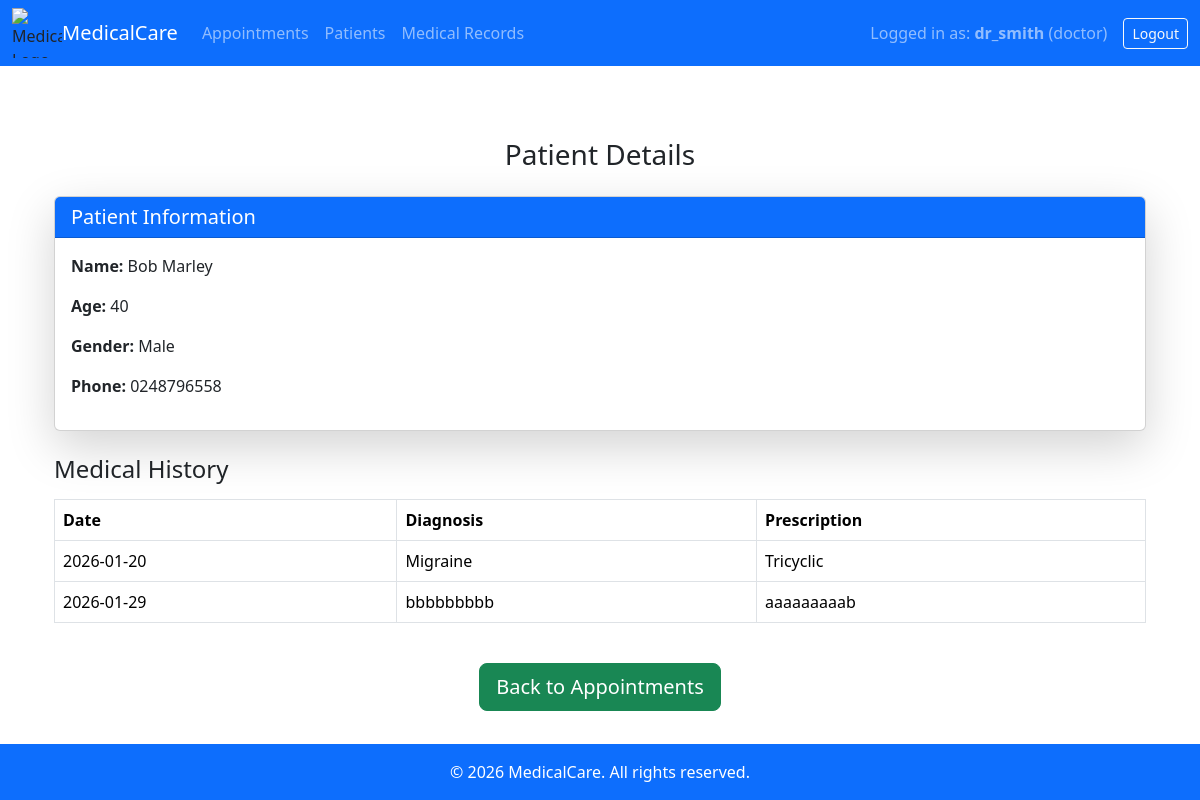
The app's page /doctor/patient/2 (signed in) with its own data.
### models.py (models this page shows)
class Patient(db.Model):
    id = db.Column(db.Integer, primary_key=True)
    user_id = db.Column(db.Integer, db.ForeignKey("user.id"), nullable=False)
    name = db.Column(db.String(100), nullable=False)
    age = db.Column(db.Integer, nullable=False)
    gender = db.Column(db.String(10), nullable=False)
    phone = db.Column(db.String(20), nullable=True)
    appointments = db.relationship("Appointment", backref="patient", lazy=True)

class MedicalRecord(db.Model):
    id = db.Column(db.Integer, primary_key=True)
    appointment_id = db.Column(db.Integer, db.ForeignKey("appointment.id"), nullable=False)
    diagnosis = db.Column(db.Text, nullable=False)
    prescription = db.Column(db.Text, nullable=False)

class Appointment(db.Model):
    id = db.Column(db.Integer, primary_key=True)
    patient_id = db.Column(db.Integer, db.ForeignKey("patient.id"), nullable=False)
    doctor_id = db.Column(db.Integer, db.ForeignKey("doctor.id"), nullable=False)
    date = db.Column(db.Date, nullable=False)           # <- Change from String to Date
    time = db.Column(db.Time, nullable=True)
    status = db.Column(db.String(50), nullable=False, default="Pending")
    medical_record = db.relationship("MedicalRecord", backref="appointment", uselist=False)

### app.py (the view)
@app.route("/doctor/patient/<int:patient_id>")
@role_required("doctor")
def doctor_view_patient(patient_id):
    doctor = get_user("doctor")
    patient = Patient.query.get_or_404(patient_id)
    records = MedicalRecord.query.join(Appointment).filter(Appointment.patient_id == patient.id).all()
    return render_template("doctor_patient_detail.html", patient=patient, records=records)

### app.py (called while the page is built)
@app.context_processor
def inject_now():
    return {'current_year': datetime.now().year}

def role_required(role):
    def decorator(f):
        @wraps(f)
        def wrapper(*args, **kwargs):
            if "role" not in session or session["role"] != role:
                abort(403)
            return f(*args, **kwargs)
        return wrapper
    return decorator

def get_user(role):
    if role == "doctor":
        return Doctor.query.filter_by(user_id=session["user_id"]).first()
    elif role == "patient":
        return Patient.query.filter_by(user_id=session["user_id"]).first()
    return None

### templates/doctor_patient_detail.html
{% extends "base.html" %}
{% block content %}
<div class="container mt-5">
    <h3 class="text-center mb-4">Patient Details</h3>
    <div class="card shadow-lg mb-4">
        <div class="card-header bg-primary text-white">
            <h5 class="mb-0">Patient Information</h5>
        </div>
        <div class="card-body">
            <p><strong>Name:</strong> {{ patient.name }}</p>
            <p><strong>Age:</strong> {{ patient.age }}</p>
            <p><strong>Gender:</strong> {{ patient.gender }}</p>
            <p><strong>Phone:</strong> {{ patient.phone }}</p>
        </div>
    </div>
    <h4 class="mb-3">Medical History</h4>
    {% if records %}
        <div class="table-responsive">
            <table class="table table-bordered table-hover">
                <thead class="thead-dark">
                    <tr>
                        <th>Date</th>
                        <th>Diagnosis</th>
                        <th>Prescription</th>
                    </tr>
                </thead>
                <tbody>
                    {% for record in records %}
                    <tr>
                        <td>{{ record.appointment.date }}</td>
                        <td>{{ record.diagnosis }}</td>
                        <td>{{ record.prescription }}</td>
                    </tr>
                    {% endfor %}
                </tbody>
            </table>
        </div>
    {% else %}
        <div class="alert alert-info">
            No medical records found.
        </div>
    {% endif %}
  <div class="text-center mt-4">
     <a href="{{ url_for('doctor_appointments') }}" class="btn btn-success btn-lg">
        Back to Appointments
    </a>
  </div>
</div>
{% endblock %}

### static/css/style.css (style rules this page uses)
html, body { height: 100%; margin: 0; display: flex; flex-direction: column; }
.container { flex: 1; }

### records on screen
Patient: name "Bob Marley", age "40", gender "Male", phone "0248796558"
MedicalRecord: appointment "2026-01-20", diagnosis "Migraine", prescription "Tricyclic"
MedicalRecord: appointment "2026-01-29", diagnosis "bbbbbbbbb", prescription "aaaaaaaaab"

### other values on screen
{{ session.get('username') }} "dr_smith"
{{ session.get('role') }} "doctor"
